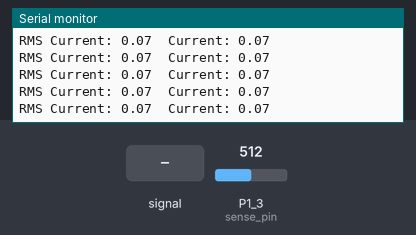
Simulated run of this sketch. Board: TI MSP430 LaunchPad. On the bench: the last lines printed to the serial monitor. The inputs (shaded band) are chosen by the test bench; at power-on: P1_3 (sense_pin) = 512.

Above: at 1.2 s.
1.3 s: P1_3 (sense_pin) fed a 200 Hz sine of ±81 counts around its level
At 1.38 s:
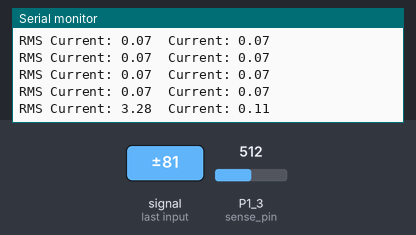
2.8 s: P1_3 (sense_pin) set to 716
At 2.87 s:
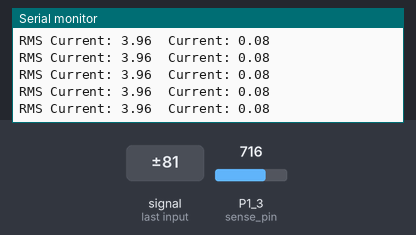
4.3 s: P1_3 (sense_pin) fed a 1000 Hz sine of ±255 counts around its level
At 4.48 s:
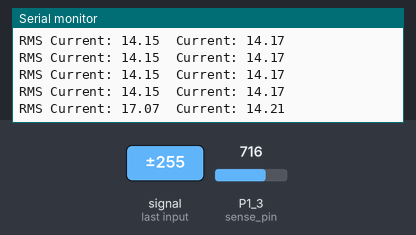
5.8 s: P1_3 (sense_pin) set to 900
At 5.86 s:
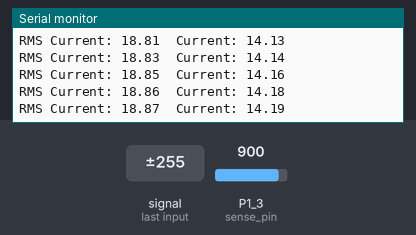
Timing chart, 0 to 8.3 s (numbered marks = the images above; inputs shaded):
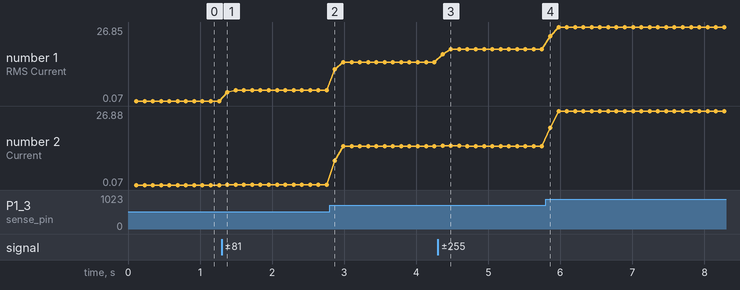

Measured:
- after the input at 1.3 s, the serial monitor: prints a new line after 0.08 s (image 1)
- after the input at 4.3 s, the serial monitor: prints a new line after 0.07 s (image 3)
- plotted number 1: 0.07 → 3.96 after the input at 1.3 s, 3.96 → 14.15 after the input at 2.8 s, 14.15 → 18.87 after the input at 4.3 s, 18.87 → 26.85 after the input at 5.8 s
- plotted number 2: 0.07 → 0.08 after the input at 1.3 s, 0.08 → 14.17 after the input at 2.8 s, 14.17 → 14.19 after the input at 4.3 s, 14.19 → 26.88 after the input at 5.8 s

The sketch:

acs712.ino
```cpp
 #define N 1024

uint8_t sense_pin = P1_3;

float voltage = 0;
long offset = 511;
float division = 66*3.54/5;
float rms_current = 0;
float current = 0;

float temp = 0;

void setup() {
  // put your setup code here, to run once:
pinMode(sense_pin, INPUT);
Serial.begin(9600);
}

void loop() {
  // put your main code here, to run repeatedly:
  for(int i = 0; i < N; i++)
  {
  voltage = analogRead(sense_pin);
  calc_current();
  temp = voltage;
  current += temp;
  rms_current += temp * temp;
  }

  rms_current = sqrt(rms_current / N);
  current = current / N;

  Serial.print("RMS Current: ");
  Serial.print(rms_current);
  Serial.print("  Current: ");
  Serial.println(current);


}

void calc_current()
{
  voltage = (voltage - offset);
  voltage = voltage * 3.3 / 1023;
  voltage = voltage * 1000 / division;
}
```
